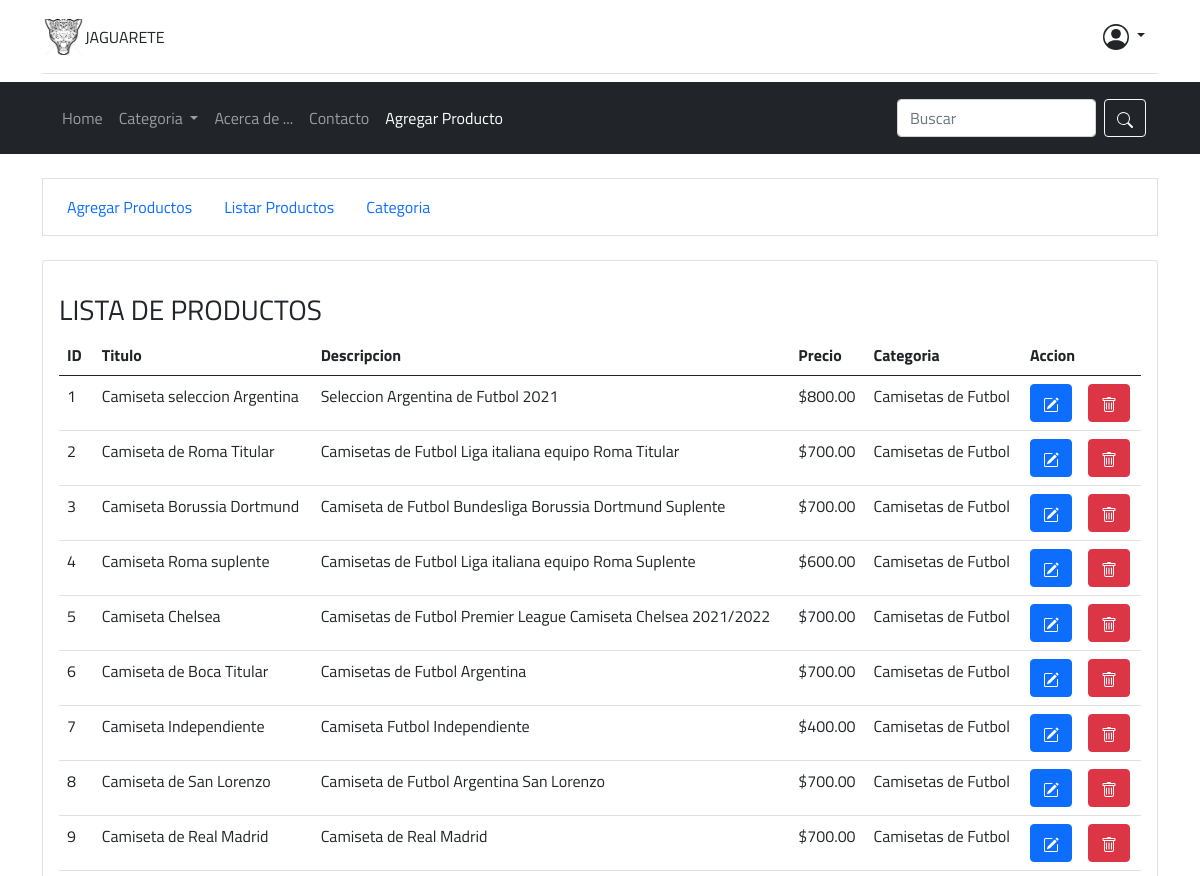
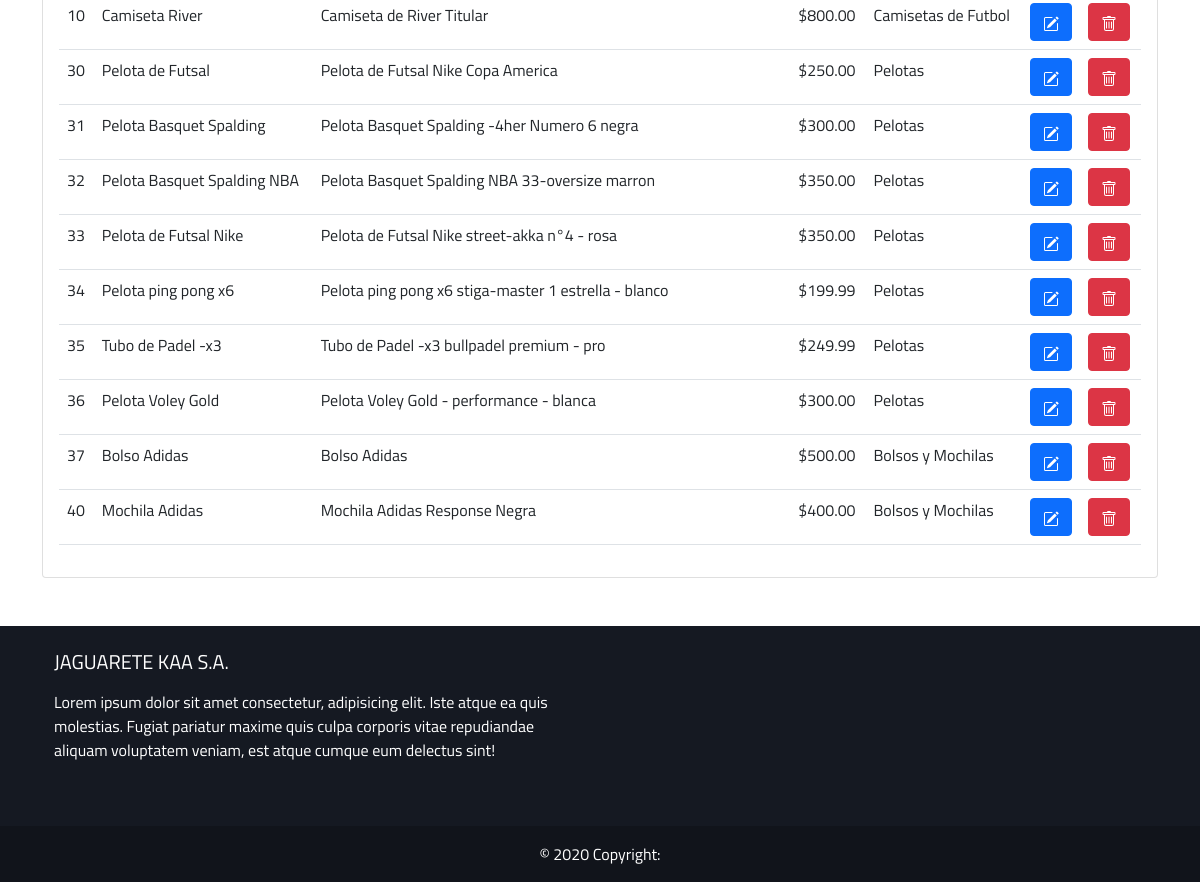
The app's page /producto/listar-producto/ (signed in) with its own data (2 pictures, top to bottom).
### JAGUARETE_KAA_SA/models.py (models this page shows, shortened)
class Productos(models.Model):
    id = models.AutoField(primary_key=True)
    titulo = models.CharField(max_length=80)
    imagen = models.ImageField(upload_to="productos")
    descripcion = models.CharField(max_length=200)  # CAMBIAR A TEXTFIELD
    precio = models.DecimalField(max_digits=6, decimal_places=2)
    categoria = models.ForeignKey(Categoria, on_delete=models.CASCADE)

class Categoria(models.Model):
    id = models.AutoField(primary_key=True)
    descripcion = models.CharField(max_length=80)
    def __str__(self):
        return self.descripcion

### JAGUARETE_KAA_SA/views.py (the view)
# urls.py: path("producto/listar-producto/", views.listarProductos, name="listarProductos"),
@login_required(login_url="/login/")
@permission_required("polls.add_choice", raise_exception=True)
def listarProductos(request):
    return render(
        request,
        "productos/listar_productos.html",
        {"productos": Productos.objects.all()},
    )

### JAGUARETE_KAA_SA/context_processors.py (called while the page is built)
def categoriaMenu(request):
    categoriaMenu = Categoria.objects.all()
    return {"categorias": categoriaMenu}

### carro_compras/context_processors.py (called while the page is built)
def importeTotalCarro(request):
    total = 0
    Carro(request)
    if request.user.is_authenticated:
        for key, value in request.session["carro"].items():
            total = total + float(value["precio"])
    return {"importe_total": total}

### JAGUARETE_KAA_SA/templates/productos/listar_productos.html (shortened to what this page needs)
{% extends 'layout/layout.html' %}
{% load crispy_forms_tags %}
{% block content %}
{% include 'layout/admin-menu.html' %}
<div class="card mt-4 mx-auto">
    <div class="card-body">
        <h3 class="mt-3">LISTA DE PRODUCTOS</h3>
        <table class="table table-hover">
            <thead>
                <tr>
                    <th>ID</th>
                    <th>Titulo</th>
                    <th>Descripcion</th>
                    <th>Precio</th>
                    <th>Categoria</th>
                    <th>Accion</th>
                </tr>
            </thead>
            <tbody>
                {% for p in productos %}
                <tr>
                    <td>{{p.id}}</td>
                    <td>{{p.titulo}}</td>
                    <td>{{p.descripcion}}</td>
                    <td>${{p.precio}}</td>
                    <td>{{p.categoria}}</td>
                    <td class="d-flex">
                        <a href="{% url 'modificarProducto' p.id %}">
                            <button type="button" class="btn btn-primary">
                            </button>
                        </a>
                        <a href="{% url 'borrarProducto' p.id %}" class="ms-3">
                            <button type="submit" class="btn btn-danger">
                            </button>
                        </a>
                    </td>
                </tr>
                {% endfor %}
            </tbody>
        </table>
    </div>
</div>
{% endblock %}

### JAGUARETE_KAA_SA/templates/layout/layout.html (shortened to what this page needs)
{% load static %}
<!DOCTYPE html>
<html lang="es">
<head>
    <link href="https://cdn.jsdelivr.net/npm/bootstrap@5.0.1/dist/css/bootstrap.min.css" rel="stylesheet"
>
    <link rel="stylesheet" href="{% static 'css/style.css' %}">
</head>
<body>
    {% include 'layout/header.html' %}
    <main class="container pantalla">
        {% block content %}
        {% endblock %}
    </main>
    {% include 'layout/footer.html' %}
</body>
</html>

### JAGUARETE_KAA_SA/templates/layout/header.html (shortened to what this page needs)
{% load static %}
<div aria-live="polite" aria-atomic="true" class="position-relative">
    <div class="toast-container position-fixed top-0 end-0 p-3" style="z-index: 1000;">
    </div>
</div>
<div class="container">
    <header
        class="d-flex flex-wrap align-items-center justify-content-center justify-content-md-between py-3 mb-2 border-bottom">
        <a href="/" class="d-flex align-items-center col-md-3 mb-2 mb-md-0 text-dark text-decoration-none">
            <img id="logo" src="{% static 'img/logo.jpg' %}" alt="" width="30" height="24"
                class="d-inline-block align-text-top">
            JAGUARETE
        </a>
        <div class="col-md-4 text-end">
            {% if not request.user.is_authenticated %}
            <a href="{% url 'login' %}" class="btn btn-outline-primary me-2">Login</a>
            <a href="{% url 'registro' %}" class="btn btn-primary me-2">Registrarse</a>
            {% else %}
            <div class="dropdown text-end btn">
                <a href="#" class="d-block link-dark text-decoration-none dropdown-toggle" id="dropdownUser1"
                    data-bs-toggle="dropdown" aria-expanded="false">
                </a>
            </div>
            {% endif %}
        </div>
    </header>
</div>
<nav class="navbar navbar-expand-lg navbar-dark bg-dark color-oscuro">
    <div class="container py-2 px-4">
        <div class="collapse navbar-collapse" id="navbarNav">
            <ul class="navbar-nav me-auto mb-2 mb-lg-0 ">
                <li class="nav-item">
                    <a class="nav-link" aria-current="page" href="{% url 'index' %}">Home</a>
                </li>
                <li class="nav-item dropdown">
                    <a class="nav-link dropdown-toggle" href="#" id="navbarDropdown" role="button"
                        data-bs-toggle="dropdown" aria-expanded="false">
                        Categoria
                    </a>
                </li>
                <li class="nav-item">
                    <a class="nav-link" href="{% url 'acerca' %}">Acerca de ...</a>
                </li>
                <li class="nav-item">
                    <a class="nav-link" href="#">Contacto</a>
                </li>
                {% if user.is_superuser %}
                <li class="nav-item">
                    <a class="nav-link active" href="{% url 'nuevoProducto' %}">Agregar Producto</a>
                </li>
                {% endif %}
            </ul>
            <form class="d-flex" action="{% url 'busquedaProducto' %}" method="GET">
                <input class="form-control me-2" type="search" name="buscar" placeholder="Buscar" aria-label="Search">
                <button class="btn btn-outline-light" type="submit">
                </button>
            </form>
        </div>
    </div>
</nav>

### JAGUARETE_KAA_SA/templates/layout/admin-menu.html
<ul class="nav border p-2 mt-4">
    <li class="nav-item">
        <a class="nav-link" aria-current="page" href="{% url 'nuevoProducto' %}">Agregar Productos</a>
    </li>
    <li class="nav-item">
        <a class="nav-link" href="{% url 'listarProductos' %}">Listar Productos</a>
    </li>
    <li class="nav-item">
        <a class="nav-link" href="{% url 'listarCategorias' %}">Categoria</a>
    </li>
</ul>

### JAGUARETE_KAA_SA/templates/layout/footer.html
<footer class="color-oscuro mt-5">
    <div class="container p-4">
        <div class="row">
            <div class="col-lg-6 col-md-12 mb-4">
                <h5 class="mb-3">JAGUARETE KAA S.A.</h5>
                <p>
                    Lorem ipsum dolor sit amet consectetur, adipisicing elit. Iste atque ea quis
                    molestias. Fugiat pariatur maxime quis culpa corporis vitae repudiandae aliquam
                    voluptatem veniam, est atque cumque eum delectus sint!
                </p>
            </div>
        </div>
    </div>
    <div class="text-center p-3" style="background-color: rgba(0, 0, 0, 0.2);">
        © 2020 Copyright:
    </div>
</footer>

### JAGUARETE_KAA_SA/static/css/style.css (style rules this page uses)
* { margin: 0; padding: 0; font-family: 'Titillium Web', sans-serif; }
body { min-height: 100vh; }
img { width: 100%; }
.pantalla { min-height: 50vh; }
#logo { width: 43px; height: 36px; }
.color-oscuro { background-color: #151922; color: #fff; }

### records on screen
Productos: id "1", titulo "Camiseta seleccion Argentina", descripcion "Seleccion Argentina de Futbol 2021", precio "800.00", categoria "Camisetas de Futbol"
Productos: id "2", titulo "Camiseta de Roma Titular", descripcion "Camisetas de Futbol Liga italiana equipo Roma Titular", precio "700.00", categoria "Camisetas de Futbol"
Productos: id "3", titulo "Camiseta Borussia Dortmund", descripcion "Camiseta de Futbol Bundesliga Borussia Dortmund Suplente", precio "700.00", categoria "Camisetas de Futbol"
Productos: id "4", titulo "Camiseta Roma suplente", descripcion "Camisetas de Futbol Liga italiana equipo Roma Suplente", precio "600.00", categoria "Camisetas de Futbol"
Productos: id "5", titulo "Camiseta Chelsea", descripcion "Camisetas de Futbol Premier League Camiseta Chelsea 2021/2022", precio "700.00", categoria "Camisetas de Futbol"
Productos: id "6", titulo "Camiseta de Boca Titular", descripcion "Camisetas de Futbol Argentina", precio "700.00", categoria "Camisetas de Futbol"
Productos: id "7", titulo "Camiseta Independiente", descripcion "Camiseta Futbol Independiente", precio "400.00", categoria "Camisetas de Futbol"
Productos: id "8", titulo "Camiseta de San Lorenzo", descripcion "Camiseta de Futbol Argentina San Lorenzo", precio "700.00", categoria "Camisetas de Futbol"
Productos: id "9", titulo "Camiseta de Real Madrid", descripcion "Camiseta de Real Madrid", precio "700.00", categoria "Camisetas de Futbol"
Productos: id "10", titulo "Camiseta River", descripcion "Camiseta de River Titular", precio "800.00", categoria "Camisetas de Futbol"
Productos: id "30", titulo "Pelota de Futsal", descripcion "Pelota de Futsal Nike Copa America", precio "250.00", categoria "Pelotas"
Productos: id "31", titulo "Pelota Basquet Spalding", descripcion "Pelota Basquet Spalding -4her Numero 6 negra", precio "300.00", categoria "Pelotas"
Productos: id "32", titulo "Pelota Basquet Spalding NBA", descripcion "Pelota Basquet Spalding NBA 33-oversize marron", precio "350.00", categoria "Pelotas"
Productos: id "33", titulo "Pelota de Futsal Nike", descripcion "Pelota de Futsal Nike street-akka n°4 - rosa", precio "350.00", categoria "Pelotas"
Productos: id "34", titulo "Pelota ping pong x6", descripcion "Pelota ping pong x6 stiga-master 1 estrella - blanco", precio "199.99", categoria "Pelotas"
Productos: id "35", titulo "Tubo de Padel -x3", descripcion "Tubo de Padel -x3 bullpadel premium - pro", precio "249.99", categoria "Pelotas"
Productos: id "36", titulo "Pelota Voley Gold", descripcion "Pelota Voley Gold - performance - blanca", precio "300.00", categoria "Pelotas"
Productos: id "37", titulo "Bolso Adidas", descripcion "Bolso Adidas", precio "500.00", categoria "Bolsos y Mochilas"
Productos: id "40", titulo "Mochila Adidas", descripcion "Mochila Adidas Response Negra", precio "400.00", categoria "Bolsos y Mochilas"
